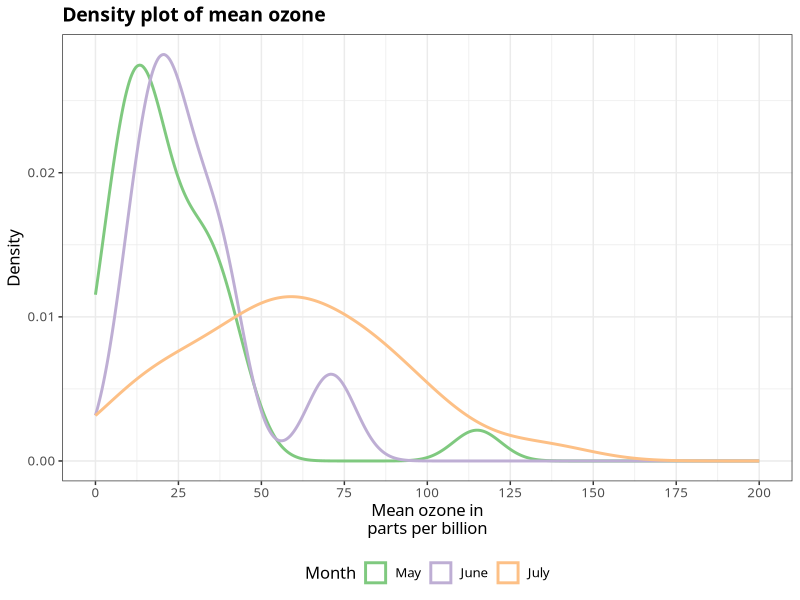
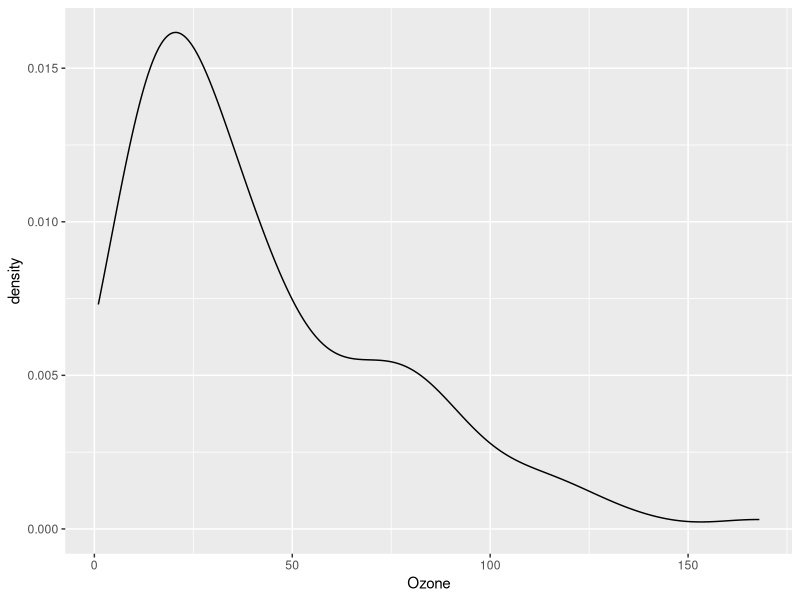
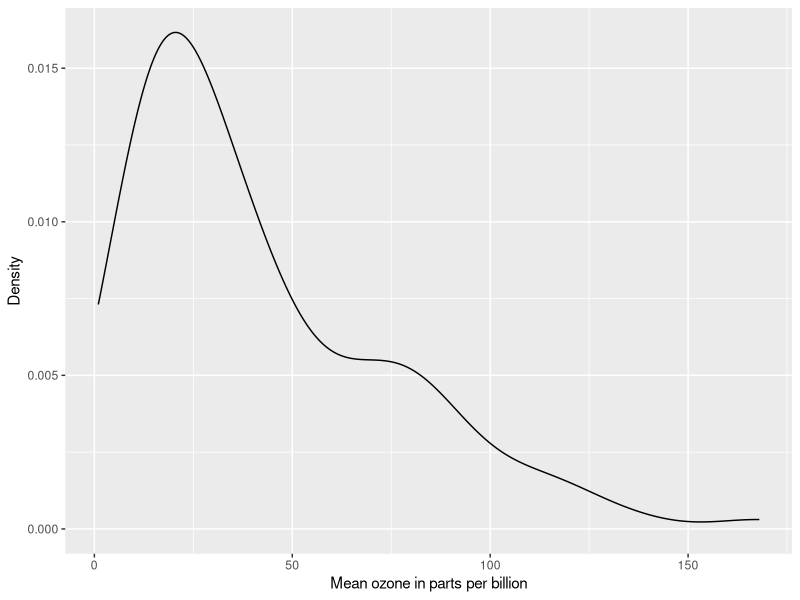
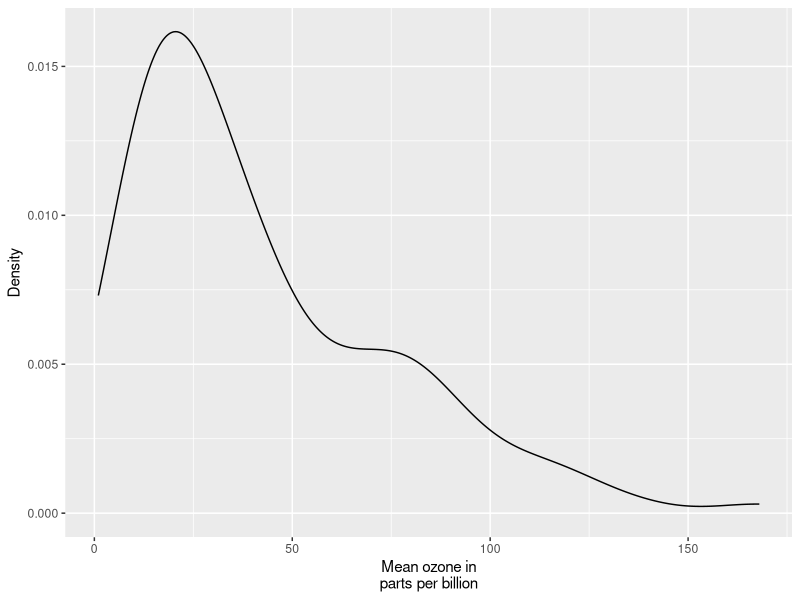
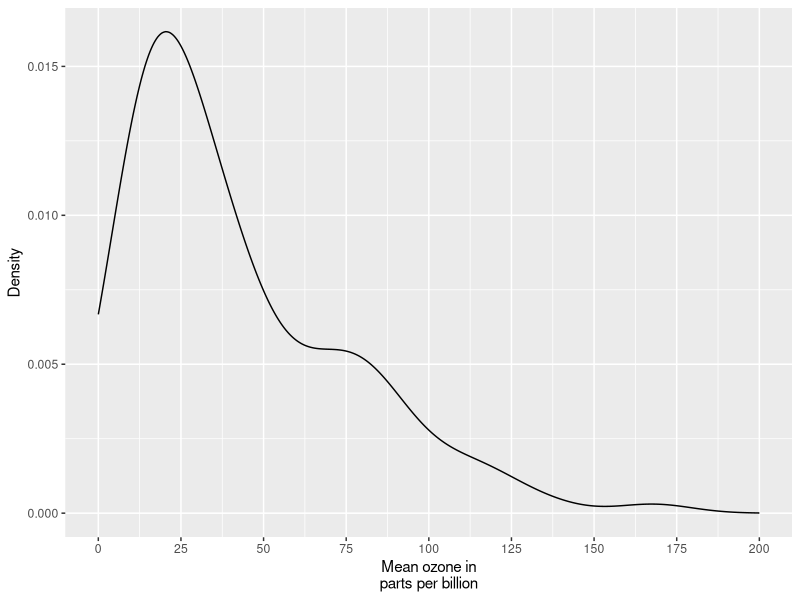
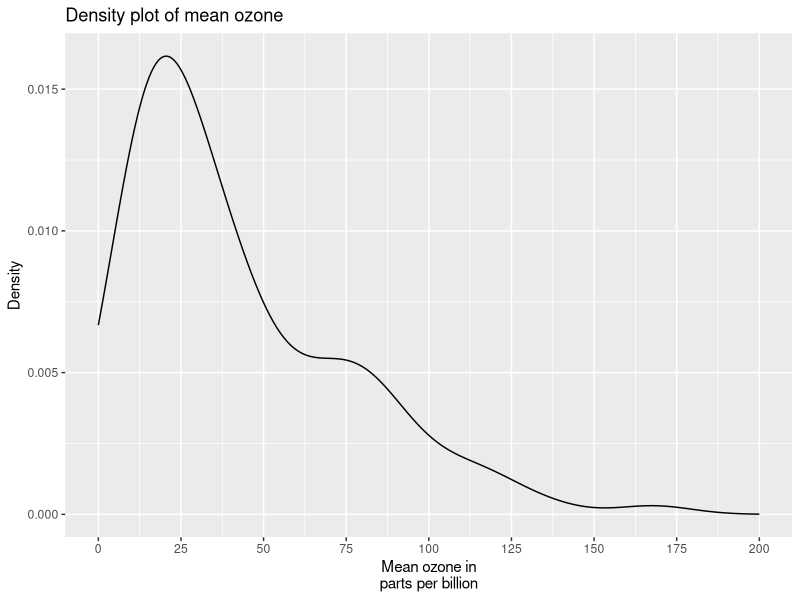
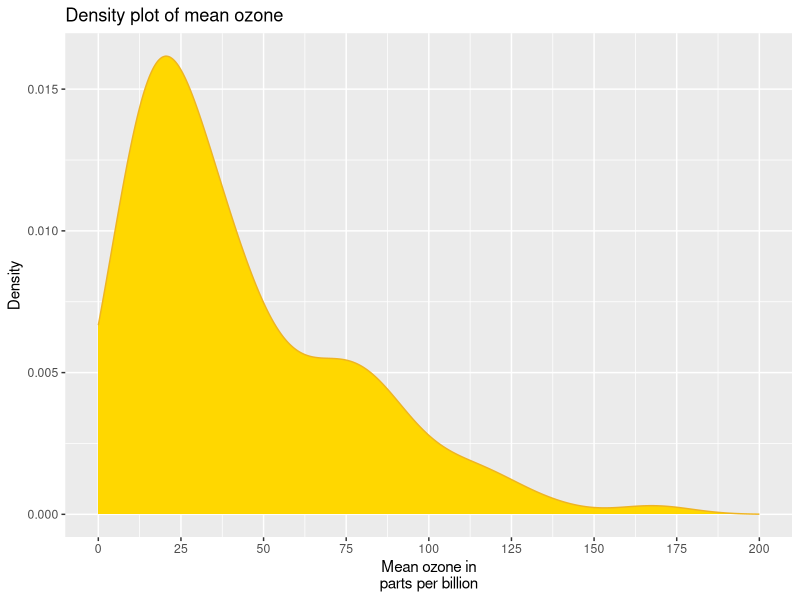
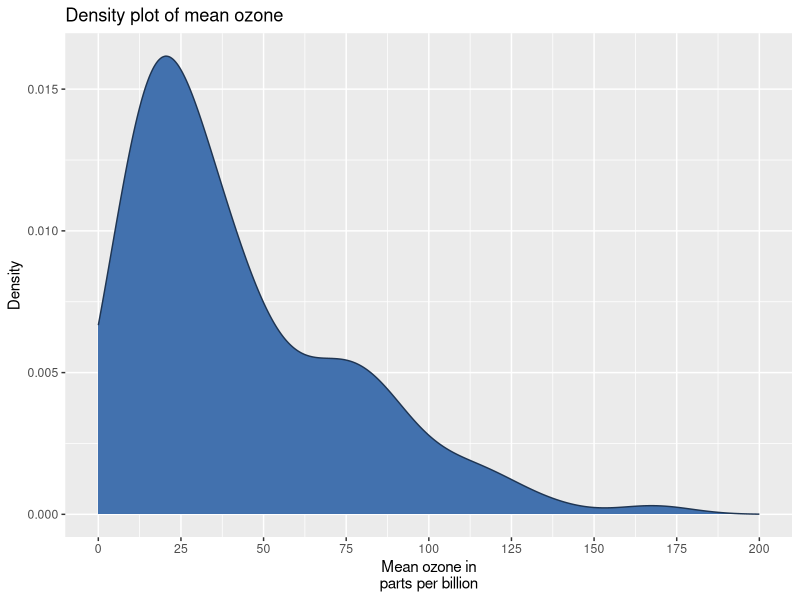

R code for these plots, in order:
## ---- chunk 1
knitr::opts_chunk$set(message = F, error = F, warning = F, comment = NA, fig.align = 'center', dpi = 100, fig.width=6, fig.height=5, tidy = F, cache.path = '.cache/', fig.path = 'Density plots/')
## ---- chunk 2
rm(list = ls())
library(datasets)
library(ggplot2)

data(airquality)
## ---- chunk 3
library(RColorBrewer)

airquality_trimmed <- airquality[which(airquality$Month == 5 |
                                       airquality$Month == 6 |
                                       airquality$Month == 7), ]
airquality_trimmed$Month.f <- factor(airquality_trimmed$Month, 
                                     labels = c("May", "June", "July"))

ggplot(airquality_trimmed, aes(x = Ozone, colour = Month.f)) + 
    geom_density(position="identity", fill = NA, size = 1) +
    scale_x_continuous(name = "Mean ozone in\nparts per billion",
                              breaks = seq(0, 200, 25),
                              limits=c(0, 200)) +
    scale_y_continuous(name = "Density") +
    ggtitle("Density plot of mean ozone") +
    theme_bw() +
    theme(plot.title = element_text(size = 14, family = "Tahoma", face = "bold"), 
                text = element_text(size = 12, family = "Tahoma"),
           legend.position = "bottom") +
    scale_colour_brewer(palette="Accent") +
    labs(colour = "Month")
## ---- chunk 4
p1 <- ggplot(airquality, aes(x = Ozone)) + 
        geom_density()
p1
## ---- chunk 5
p1 <- p1 + scale_x_continuous(name = "Mean ozone in parts per billion") +
        scale_y_continuous(name = "Density")
p1
## ---- chunk 6
p1 <- p1 + scale_x_continuous(name = "Mean ozone in\nparts per billion")
p1
## ---- chunk 7
p1 <- p1 + scale_x_continuous(name = "Mean ozone in\nparts per billion",
                              breaks = seq(0, 200, 25),
                              limits=c(0, 200))
p1
## ---- chunk 8
p1 <- p1 + ggtitle("Density plot of mean ozone")
p1
## ---- chunk 9
fill <- "gold1"
line <- "goldenrod2"

p1 <- ggplot(airquality, aes(x = Ozone)) + 
        geom_density(fill = fill, colour = line) +
        scale_x_continuous(name = "Mean ozone in\nparts per billion",
                           breaks = seq(0, 200, 25),
                           limits=c(0, 200)) +
        scale_y_continuous(name = "Density") +
        ggtitle("Density plot of mean ozone")
p1
## ---- chunk 10
fill <- "#4271AE"
line <- "#1F3552"

p1 <- ggplot(airquality, aes(x = Ozone)) + 
        geom_density(fill = fill, colour = line) +
        scale_x_continuous(name = "Mean ozone in\nparts per billion",
                           breaks = seq(0, 200, 25),
                           limits=c(0, 200)) +
        scale_y_continuous(name = "Density") +
        ggtitle("Density plot of mean ozone")
p1
## ---- chunk 11
p1 <- ggplot(airquality, aes(x = Ozone)) + 
        geom_density(fill = fill, colour = line,
                     alpha = 0.6) +
        scale_x_continuous(name = "Mean ozone in\nparts per billion",
                           breaks = seq(0, 200, 25),
                           limits=c(0, 200)) +
        scale_y_continuous(name = "Density") +
        ggtitle("Density plot of mean ozone")
p1
## ---- chunk 12
p1 <- p1 + theme_bw()
p1
## ---- chunk 13
p1 <- ggplot(airquality, aes(x = Ozone)) + 
        geom_density(colour = "black", fill = "#56B4E9") +
        scale_x_continuous(name = "Mean ozone in\nparts per billion",
                           breaks = seq(0, 200, 25),
                           limits=c(0, 200)) +
        scale_y_continuous(name = "Density") +
        ggtitle("Density plot of mean ozone") +
        theme(axis.line = element_line(size=1, colour = "black"), 
              panel.grid.major = element_blank(),
              panel.grid.minor = element_blank(), 
              panel.border = element_blank(), 
              panel.background = element_blank(),
              plot.title=element_text(size = 20, family="xkcd-Regular"), 
              text=element_text(size = 16, family="xkcd-Regular"), 
              axis.text.x=element_text(colour="black", size = 12), 
              axis.text.y=element_text(colour="black", size = 12))
p1
## ---- chunk 14
library(ggthemes)
library(grid)

fill <- "#4271AE"
line <- "#1F3552"

p1 <- ggplot(airquality, aes(x = Ozone)) + 
        geom_density(fill = fill, colour = line) +
        scale_x_continuous(name = "Mean ozone in\nparts per billion",
                           breaks = seq(0, 200, 25),
                           limits=c(0, 200)) +
        scale_y_continuous(name = "Density") +
        ggtitle("Density plot of mean ozone") +
        theme_economist() +
        theme(legend.position = "bottom", legend.direction = "horizontal",
              legend.box = "horizontal",
              legend.key.size = unit(1, "cm"),
              plot.title = element_text(family="Tahoma"),
              text = element_text(family = "Tahoma"),
              axis.title = element_text(size = 12),
              legend.text = element_text(size = 9),
              legend.title=element_text(face = "bold", size = 9))
p1
## ---- chunk 15
library(grid) 

fill <- "#4271AE"
lines <- "#1F3552"

p1 <- ggplot(airquality, aes(x = Ozone)) + 
        geom_density(colour = lines, fill = fill,
                 size = 1) +
        scale_x_continuous(name = "Mean ozone in\nparts per billion",
                              breaks = seq(0, 200, 25),
                              limits=c(0, 200)) +
        scale_y_continuous(name = "Density") +
        ggtitle("Density plot of mean ozone") +
        theme_bw() +
        theme(axis.line = element_line(size=1, colour = "black"), 
              panel.grid.major = element_line(colour = "#d3d3d3"), 
              panel.grid.minor = element_blank(), 
              panel.border = element_blank(), panel.background = element_blank(),
              plot.title = element_text(size = 14, family = "Tahoma", face = "bold"),
              text=element_text(family="Tahoma"), 
              axis.text.x=element_text(colour="black", size = 9), 
              axis.text.y=element_text(colour="black", size = 9)) 
p1
## ---- chunk 16
fill <- "#4271AE"
line <- "#1F3552"

p1 <- p1 + geom_vline(xintercept = 75, size = 1, colour = "#FF3721", 
               linetype = "dashed")
p1
## ---- chunk 17
airquality_trimmed <- airquality[which(airquality$Month == 5 |
                                       airquality$Month == 6 |
                                       airquality$Month == 7), ]
airquality_trimmed$Month.f <- factor(airquality_trimmed$Month, 
                                     labels = c("May", "June", "July"))

p1 <- ggplot(airquality_trimmed, aes(x = Ozone)) + 
        geom_density(fill = fill, colour = line,
                     alpha = 0.6) +
        scale_x_continuous(name = "Mean ozone in\nparts per billion",
                           breaks = seq(0, 200, 50),
                           limits=c(0, 200)) +
        scale_y_continuous(name = "Density") +
        ggtitle("Density plot of mean ozone") +
        theme_bw() +
        theme(plot.title = element_text(size = 14, family = "Tahoma", face = "bold"), 
              text = element_text(size = 12, family = "Tahoma")) +
        facet_grid(. ~ Month.f)
p1
## ---- chunk 18
p1 <- ggplot(airquality_trimmed, aes(x = Ozone)) + 
        stat_density(aes(ymax = ..density..,  ymin = -..density..),
                     geom = "ribbon", 
                     fill = fill, colour = line, alpha = 0.6,
                     position = "identity") +
        scale_x_continuous(name = "Mean ozone in\nparts per billion",
                              breaks = seq(0, 200, 25),
                              limits=c(0, 200)) +
        scale_y_continuous(name = "Density",
                           breaks = seq(-0.03, 0.03, 0.03)) +
        ggtitle("Density plot of mean ozone") +
        theme_bw() +
        theme(plot.title = element_text(size = 14, family = "Tahoma", face = "bold"), 
              text = element_text(size = 12, family = "Tahoma")) +
        facet_grid(. ~ Month.f) +
        coord_flip()
p1
## ---- chunk 19
library(RColorBrewer)

p1 <- ggplot(airquality_trimmed, aes(x = Ozone, fill = Month.f)) + 
        geom_density(position="identity", alpha=0.6) +
        scale_x_continuous(name = "Mean ozone in\nparts per billion",
                           breaks = seq(0, 200, 25),
                           limits=c(0, 200)) +
        scale_y_continuous(name = "Density") +
        ggtitle("Density plot of mean ozone") +
        theme_bw() +
        theme(plot.title = element_text(size = 14, family = "Tahoma", face = "bold"), 
              text = element_text(size = 12, family = "Tahoma")) +
        scale_fill_brewer(palette="Accent")
p1
## ---- chunk 20
p1 <- ggplot(airquality_trimmed, aes(x = Ozone, fill = Month.f)) + 
        geom_density(position = "stack", alpha = 0.6) +
        scale_x_continuous(name = "Mean ozone in\nparts per billion",
                           breaks = seq(0, 200, 25),
                           limits=c(0, 200)) +
        scale_y_continuous(name = "Density") +
        ggtitle("Density plot of mean ozone") +
        theme_bw() +
        theme(plot.title = element_text(size = 14, family = "Tahoma", face = "bold"), 
              text = element_text(size = 12, family = "Tahoma")) +
        scale_fill_brewer(palette="Accent")
p1
## ---- chunk 21
p1 <- ggplot(airquality_trimmed, aes(x = Ozone, colour = Month.f)) + 
        geom_density(position="identity", fill = NA, size = 1) +
        scale_x_continuous(name = "Mean ozone in\nparts per billion",
                           breaks = seq(0, 200, 25),
                           limits=c(0, 200)) +
        scale_y_continuous(name = "Density") +
        ggtitle("Density plot of mean ozone") +
        theme_bw() +
        theme(plot.title = element_text(size = 14, family = "Tahoma", face = "bold"), 
              text = element_text(size = 12, family = "Tahoma")) +
        scale_colour_brewer(palette="Accent")
p1
## ---- chunk 22
p1 <- ggplot(airquality_trimmed, aes(x = Ozone, colour = Month.f)) + 
        geom_density(position="identity", fill = NA, size = 1) +
        scale_x_continuous(name = "Mean ozone in\nparts per billion",
                           breaks = seq(0, 200, 25),
                           limits=c(0, 200)) +
        scale_y_continuous(name = "Density") +
        ggtitle("Density plot of mean ozone") +
        theme_bw() +
        theme(plot.title = element_text(size = 14, family = "Tahoma", face = "bold"), 
              text = element_text(size = 12, family = "Tahoma"),
              legend.position = "bottom") +
        scale_colour_brewer(palette="Accent") +
        labs(colour = "Month")
p1
